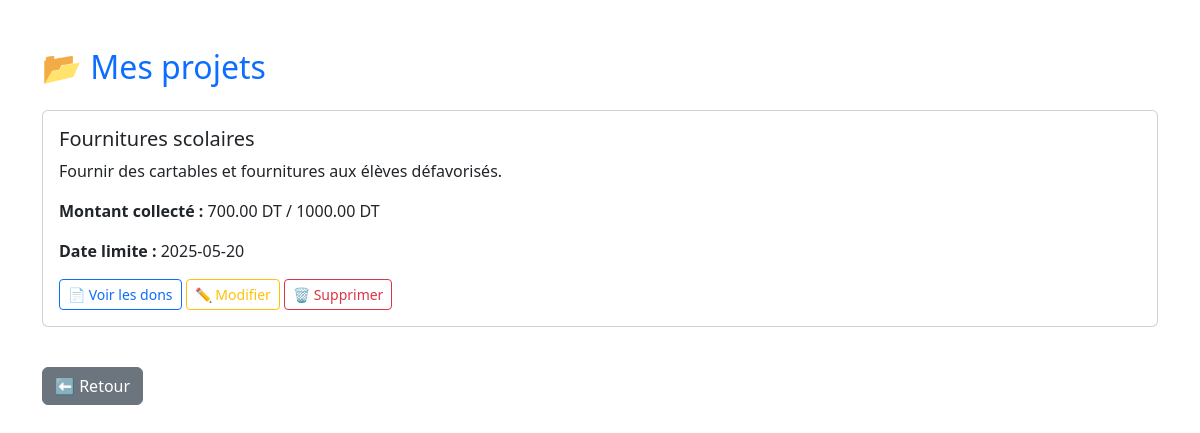
The page /mes_projets.php (signed in) on the database its author committed.
### tables this page shows
CREATE TABLE IF NOT EXISTS `projet` (
  `id` int NOT NULL AUTO_INCREMENT,
  `id_association` int DEFAULT NULL,
  `titre` varchar(100) DEFAULT NULL,
  `description` text,
  `montant_total` decimal(10,2) DEFAULT NULL,
  `date_limite` date DEFAULT NULL,
  `montant_collecte` decimal(10,2) DEFAULT '0.00',
  PRIMARY KEY (`id`),
  KEY `id_association` (`id_association`)
);

### mes_projets.php (the view, shortened to what this page needs)
<?php
include 'config.php';
$id_association = $_SESSION['user_id'];
$stmt = $conn->prepare("SELECT * FROM projet WHERE id_association = ? ORDER BY date_limite DESC");
$stmt->bind_param("i", $id_association);
$stmt->execute();
$result = $stmt->get_result();
?>
<!DOCTYPE html>
<html lang="fr">
<head>
  <link href="https://cdn.jsdelivr.net/npm/bootstrap@5.3.0/dist/css/bootstrap.min.css" rel="stylesheet">
</head>
<body>
<div class="container mt-5">
  <h2 class="mb-4 text-primary">📂 Mes projets</h2>
  <?php while ($projet = $result->fetch_assoc()): ?>
    <div class="card mb-3">
      <div class="card-body">
        <h5 class="card-title"><?php echo htmlspecialchars($projet['titre']); ?></h5>
        <p class="card-text"><?php echo nl2br(htmlspecialchars($projet['description'])); ?></p>
        <p><strong>Montant collecté :</strong> <?php echo $projet['montant_collecte']; ?> DT / <?php echo $projet['montant_total']; ?> DT</p>
        <p><strong>Date limite :</strong> <?php echo $projet['date_limite']; ?></p>
        <a href="details_projet_assoc.php?id=<?php echo $projet['id']; ?>" class="btn btn-outline-primary btn-sm">📄 Voir les dons</a>
        <a href="modifier_projet.php?id=<?php echo $projet['id']; ?>" class="btn btn-outline-warning btn-sm">✏ Modifier</a>
        <a href="supprimer_projet.php?id=<?php echo $projet['id']; ?>" class="btn btn-outline-danger btn-sm" onclick="return confirm('Confirmer la suppression ?')">🗑 Supprimer</a>
      </div>
    </div>
  <?php endwhile; ?>
  <a href="association_dashboard.php" class="btn btn-secondary mt-4">⬅ Retour</a>
</div>
</body>
</html>

### rows shown on the page
projet: titre "Fournitures scolaires", description "Fournir des cartables et fournitures aux élèves défavorisés.", montant_collecte "700.00", montant_total "1000.00", date_limite "2025-05-20"
